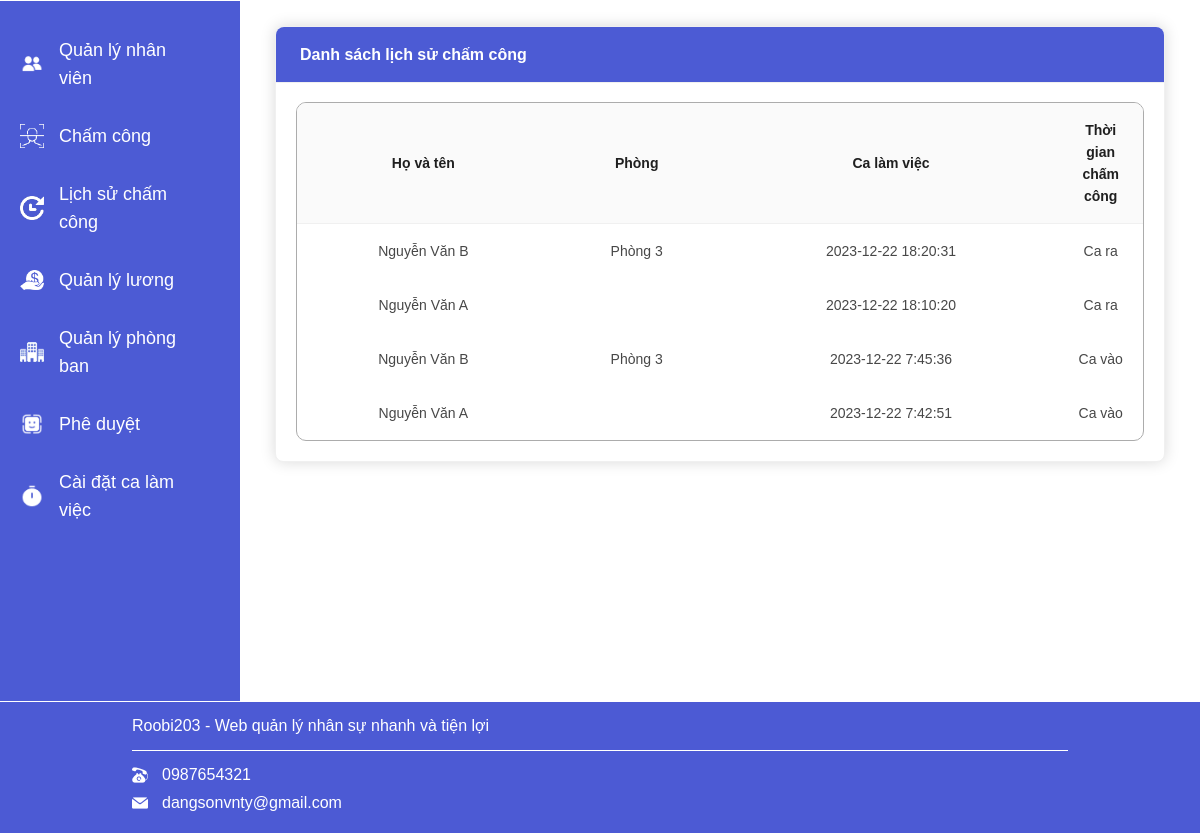
The app's page /web_qlns/home/history_timekeeping.php with its own data.
### tables this page shows
CREATE TABLE IF NOT EXISTS `ql_chamcong` (
  `id_nv` int(11) NOT NULL,
  `id_cty` int(11) NOT NULL,
  `thoigian` varchar(30) NOT NULL,
  `ca_vao` int(2) NOT NULL,
  `ca_ra` int(2) NOT NULL,
`STT` int(11) NOT NULL
);

CREATE TABLE IF NOT EXISTS `user_nv` (
`id_nv` int(11) NOT NULL,
  `id_cty` int(11) NOT NULL,
  `name_nv` varchar(50) NOT NULL,
  `sdt_nv` varchar(20) NOT NULL,
  `email_nv` varchar(100) NOT NULL,
  `passwords_nv` varchar(50) NOT NULL,
  `sex` varchar(10) NOT NULL,
  `birthday` varchar(15) NOT NULL,
  `id_phong` int(11) NOT NULL,
  `chucvu` varchar(20) NOT NULL,
  `duyet` int(2) NOT NULL,
  `diachi` text NOT NULL,
  `congviec` varchar(50) NOT NULL
);

CREATE TABLE IF NOT EXISTS `ql_phongban` (
`id_phong` int(11) NOT NULL,
  `id_cty` int(11) NOT NULL,
  `name_phong` varchar(50) NOT NULL,
  `mota` varchar(100) NOT NULL,
  `truongphong` varchar(30) NOT NULL
);

### web_qlns/home/history_timekeeping.php (the view, shortened to what this page needs)
<!DOCTYPE html>
<head>
    <link rel="stylesheet" href="../css/view.css" type="text/css" />
    <link rel="stylesheet" href="../css/history_timekeeping.css" type="text/css" />
    <link rel="stylesheet" href="../css/register_company.css" type="text/css" />
    <link rel="stylesheet" href="../css/giaodien.css">
</head>
<body>
            <?php
            include('../includes/header2.php');
            ?>
    <div class="page_content_website" style="display: block;">
        <?php
        include('./menu_cty.php');
        ?>
        <div class="contain_timekeeping page_cty active" data-cty="3" style="display: block">
            <div class="content_timekeeping">
                <div class="box_table_history">
                    <div class="ant-card">
                        <div class="ant-card-head">
                            <div class="ant-card-head-title">
                                <h2>Danh sách lịch sử chấm công </h2>
                            </div>
                        </div>
                        <div class="ant-card-body">
                            <div class="ant-table-wrapper">
                                <table class="table_history">
                                    <thead class="ant-table-thead">
                                        <tr>
                                            <th class="ant-table-cell" scope="col" style="text-align: center;">
                                                <p>Họ và tên</p>
                                            </th>
                                            <th class="ant-table-cell" scope="col" style="text-align: center;">
                                                <p>Phòng</p>
                                            </th>
                                            <th class="ant-table-cell" scope="col" style="text-align: center;">
                                                <p>Ca làm việc</p>
                                            </th>
                                            <th class="ant-table-cell" scope="col" style="text-align: center;">
                                                <p>Thời gian chấm công</p>
                                            </th>
                                        </tr>
                                    </thead>
                                    <tbody class="ant-table-tbody">
                                        <?php
                                        $sql_cc = "SELECT * FROM ql_chamcong WHERE id_cty = 10000";
                                        $result_cc = mysqli_query($conn, $sql_cc);
                                        if (mysqli_num_rows($result_cc) > 0) {
                                            while ($row = mysqli_fetch_assoc($result_cc)) {
                                                ?>
                                                <tr>
                                                    <td>
                                                        <?php
                                                        $sql_nv = mysqli_query($conn, "SELECT * FROM user_nv WHERE user_nv.id_cty = $row[id_cty] AND user_nv.id_nv = $row[id_nv]");
                                                        $row_nv = mysqli_fetch_array($sql_nv);
                                                        echo $row_nv['name_nv'];
                                                        ?>
                                                    </td>
                                                    <td>
                                                        <?php
                                                        $sql_p = mysqli_query($conn, "SELECT * FROM user_nv, ql_phongban WHERE user_nv.id_cty = $row[id_cty] AND ql_phongban.id_cty = $row[id_cty] AND user_nv.id_nv = $row[id_nv] AND ql_phongban.id_phong = user_nv.id_phong");
                                                        $row_p = mysqli_fetch_array($sql_p);
                                                        echo $row_p['name_phong'];
                                                        ?>
                                                    </td>
                                                    <td>
                                                        <?php echo $row["thoigian"]; ?>
                                                    </td>
                                                    <td>
                                                        <?php
                                                        if ($row["ca_vao"] == 1) {
                                                            echo 'Ca vào';
                                                        } elseif ($row["ca_ra"] == 1) {
                                                            echo 'Ca ra';
                                                        }
                                                        ?>
                                                    </td>
                                                </tr>
                                                <?php
                                            }
                                        } else {
                                            echo "0 results";
                                        }
                                        ?>
                                    </tbody>
                                </table>
                            </div>
                        </div>
                    </div>
                </div>
            </div>
        </div>
    </div>
    <?php
    include('../includes/footer.php');
    ?>
</body>
</html>

### web_qlns/css/view.css (style rules this page uses)
body { margin: 0; }
.page_content_website { width: 100%; float: left; min-height: 700px; font-size: 15px; line-height: 28px; border-top: solid 1px #fff; border-bottom: solid 1px #fff; background-color: #4C5BD4; }
.box_table_history { width: 100%; float: left; }
.active { background-color: #fff; }
.page_cty.active { height: 700px; }

### web_qlns/css/history_timekeeping.css (style rules this page uses)
* { padding: 0; margin: 0; font-family: Roboto-Regular, sans-serif !important; box-sizing: border-box; }
.contain_timekeeping { width: 80%; float: left; }
.content_timekeeping { padding: 25px 35px 0 35px; }
.ant-card { box-shadow: 0 0 15px 0 rgba(0,0,0,.15); border: 1px solid #f0f0f0; padding: 0; color: rgba(0, 0, 0, 0.88); font-size: 14px; line-height: 1.5714285714285714; list-style: none; font-family: -apple-system,BlinkMacSystemFont,'Segoe UI',Roboto,'Helvetica Neue',Arial,'Noto Sans',sans-serif,'Apple Color Emoji','Segoe UI Emoji','Segoe UI Symbol','Noto Color Emoji'; position: relative; background: #ffffff; border-radius: 8px; }
.ant-card .ant-card-head { background: #4C5BD4 !important; color: #fff!important; display: flex; justify-content: center; flex-direction: column; min-height: 56px; margin-bottom: -1px; padding: 0 24px; font-weight: 600; font-size: 16px; background: transparent; border-bottom: 1px solid #f0f0f0; border-radius: 8px 8px 0 0; }
.ant-card-head-title h2 { font-size: 16px; color: rgb(255, 255, 255); }
.ant-card .ant-card-body { padding: 0px 20px 20px 20px; border-radius: 0 0 8px 8px; }
.ant-table-wrapper { border-start-start-radius: 8px; border-start-end-radius: 8px; position: relative; border: 1px solid rgb(172, 172, 172); border-radius: 10px; margin-top: 20px; overflow: scroll; }
.table_history { width: 100%; min-width: 100%; border-radius: 8px 8px 0 0; border-collapse: separate; border-spacing: 0; color: #474747; font-weight: 500; }
tr th { padding: 16px 16px; overflow-wrap: break-word; position: relative; color: rgba(0, 0, 0, 0.88); font-weight: 600; background: #fafafa; border-bottom: 1px solid #f0f0f0; transition: background 0.2s ease; }
tr td { text-align: center; padding: 16px 16px; }

### web_qlns/css/register_company.css (style rules this page uses)
* { padding: 0; margin: 0; font-family: Roboto-Regular, sans-serif !important; box-sizing: border-box; }

### web_qlns/css/giaodien.css (style rules this page uses)
* { padding: 0; margin: 0; font-family: Roboto; box-sizing: border-box; }
th:last-child { width: 10%; }

### records on screen
ql_chamcong: id_nv.name_nv "Nguyễn Văn B", ql_phongban.name_phong "Phòng 3", thoigian "2023-12-22 18:20:31", ca_vao "Ca ra"
ql_chamcong: id_nv.name_nv "Nguyễn Văn A", thoigian "2023-12-22 18:10:20", ca_vao "Ca ra"
ql_chamcong: id_nv.name_nv "Nguyễn Văn B", ql_phongban.name_phong "Phòng 3", thoigian "2023-12-22 7:45:36", ca_vao "Ca vào"
ql_chamcong: id_nv.name_nv "Nguyễn Văn A", thoigian "2023-12-22 7:42:51", ca_vao "Ca vào"
